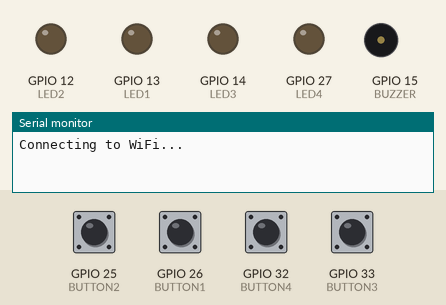
Recording of a sketch running on a simulated ESP32. Shown: output pins drawn as LEDs (lit = HIGH), buzzer (waves = sounding), the last lines printed to the serial monitor. The test bench sets the inputs (shaded band); at power-on: GPIO 25 (BUTTON2), GPIO 26 (BUTTON1), GPIO 32 (BUTTON4), GPIO 33 (BUTTON3) HIGH. WiFi joins after 1.5 s; servers stay silent unless stated; uploads are accepted with an empty reply; the local clock reads 2024-03-15 10:24:30 at power-on unless the sketch sets it.

Above: at 0.1 s.
At 2.9 s:
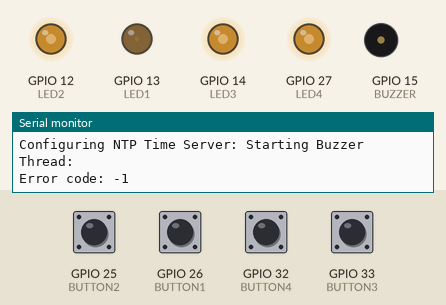
3.0 s: GPIO 25 (BUTTON2) pulled LOW for 0.15 s
At 6.05 s:
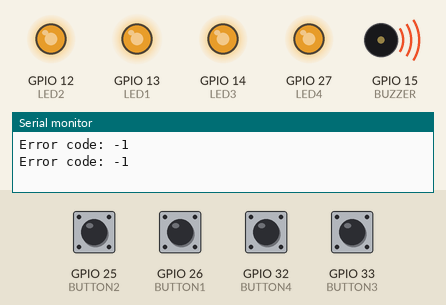
Timing chart, 0 to 6.0 s (numbered marks = the images above; inputs shaded):
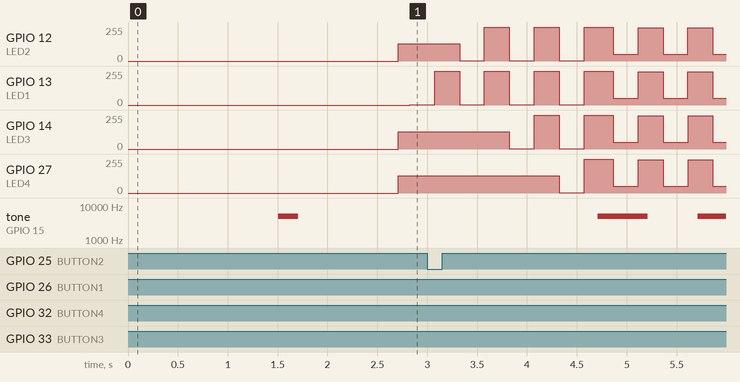

The sketch:

PillBoxCode.ino
```cpp
#include <WiFi.h>
#include <HTTPClient.h>
#include "time.h"
#include <Arduino.h>
#include <ArduinoJson.h>

#define BUTTON1 26
#define BUTTON2 25
#define BUTTON3 33
#define BUTTON4 32

#define BUZZER 15
#define BUZZER_PWM_CHANNEL 0
#define LED1_PWM_CHANNEL 1
#define LED2_PWM_CHANNEL 2
#define LED3_PWM_CHANNEL 3
#define LED4_PWM_CHANNEL 4
#define PWM_RESOLUTION 8
#define PWM_FREQUENCY 5000
#define NOTE_DURATION 500

#define VOL_MOD 0.1

#define LED1 13
#define LED2 12
#define LED3 14
#define LED4 27

bool beeping = false;
bool angry = false;

int led1PWM = 0;
int led2PWM = 0;
int led3PWM = 0;
int led4PWM = 0;

int b1State = 0;
int b2State = 0;
int b3State = 0;
int b4State = 0;
const char* bigHost = "https://vitavault-ddba4-default-rtdb.firebaseio.com/PillBoxes.json";
const char* host1 = "https://vitavault-ddba4-default-rtdb.firebaseio.com/PillBoxes/PillBox1.json";
const char* host2 = "https://vitavault-ddba4-default-rtdb.firebaseio.com/PillBoxes//PillBox2.json";
const char* host3 = "https://vitavault-ddba4-default-rtdb.firebaseio.com/PillBoxes//PillBox3.json";
const char* host4 = "https://vitavault-ddba4-default-rtdb.firebaseio.com/PillBoxes//PillBox4.json";
const char* pushcut = "https://api.pushcut.io/QsDtgUHpIVGC6Nvu4TPiw/notifications/It%E2%80%99s%20time%20to%20take%20your%20pills!";

unsigned long takeTime1 = 0;
unsigned long takeTime2 = 0;
unsigned long takeTime3 = 0;
unsigned long takeTime4 = 0;

int takeTimeInterval1 = 0;
int takeTimeInterval2 = 0;
int takeTimeInterval3 = 0;
int takeTimeInterval4 = 0;

String pillName1 = "";
String pillName2 = "";
String pillName3 = "";
String pillName4 = "";

bool textSent1 = false;
bool textSent2 = false;
bool textSent3 = false;
bool textSent4 = false;

long lastUpdate = millis();


const char* ssid = "servicenet";
const char* host = "www.google.com";

const char* ntpServer = "pool.ntp.org";
unsigned long Epoch_Time;

TaskHandle_t BuzzerTaskHandle;
long buzzerTime = millis();
bool buzzerState = false;

void setup() {
  // put your setup code here, to run once:
  Serial.begin(115200);
  pinMode(BUTTON1,INPUT_PULLUP);
  pinMode(BUTTON2,INPUT_PULLUP);
  pinMode(BUTTON3,INPUT_PULLUP);
  pinMode(BUTTON4,INPUT_PULLUP);

  // setup pwm for leds
  ledcSetup(LED1_PWM_CHANNEL, PWM_FREQUENCY, PWM_RESOLUTION);
  ledcAttachPin(LED1, LED1_PWM_CHANNEL);
  ledcSetup(LED2_PWM_CHANNEL, PWM_FREQUENCY, PWM_RESOLUTION);
  ledcAttachPin(LED2, LED2_PWM_CHANNEL);
  ledcSetup(LED3_PWM_CHANNEL, PWM_FREQUENCY, PWM_RESOLUTION);
  ledcAttachPin(LED3, LED3_PWM_CHANNEL);
  ledcSetup(LED4_PWM_CHANNEL, PWM_FREQUENCY, PWM_RESOLUTION);
  ledcAttachPin(LED4, LED4_PWM_CHANNEL);

  // buzzer pwm
  ledcSetup(BUZZER_PWM_CHANNEL, PWM_FREQUENCY, PWM_RESOLUTION);
  ledcAttachPin(BUZZER, BUZZER_PWM_CHANNEL);


  WiFi.begin(ssid);          // Begin WiFi connection

  Serial.print("Connecting to WiFi...");
  while (WiFi.status() != WL_CONNECTED) {
    delay(500);
    Serial.print(".");                 // Print dots while connecting
  }

  Serial.println("\nConnected to WiFi!");
  Serial.print("IP Address: ");
  Serial.println(WiFi.localIP());

  Serial.print("MAC Address: ");
  Serial.println(WiFi.macAddress());

  Serial.print("Configuring NTP Time Server: ");
  configTime(0, 0, ntpServer);

  Serial.println("Starting Buzzer Thread: ");
  xTaskCreatePinnedToCore(
    BuzzerTask,           // Function that implements the task
    "Buzzer Task",        // Name of the task
    1000,                 // Stack size (in words, not bytes)
    NULL,                 // Task input parameter
    1,                    // Priority of the task
    &BuzzerTaskHandle,    // Task handle
    1                     // Core to run the task on (0 or 1 for dual-core)
  );

  getTakeTimes();
}

void BuzzerTask(void * parameter) {
  // play startup tune first
  int tuneNotes = 4;
  const int tune[tuneNotes] = {
    127, 127, 50, 200
  };

  for (int i = 0; i < tuneNotes; i++) {
    ledcWrite(BUZZER_PWM_CHANNEL, tune[i] * VOL_MOD);
    vTaskDelay(200 / portTICK_PERIOD_MS);

    ledcWrite(BUZZER_PWM_CHANNEL, 0);
    vTaskDelay(100 / portTICK_PERIOD_MS);
  }

  // do startup led animation
  ledStartupAnim();

  while (true) {
    updateLeds();

    if(angry){
      continue;
    }

    if(Epoch_Time > takeTime1 ||
       Epoch_Time > takeTime2 ||
       Epoch_Time > takeTime3 ||
       Epoch_Time > takeTime4){
        if(buzzerTime + 500 < millis()){
          toggleBuzzer();
          buzzerTime = millis();
          beeping = true;
        }
    }else{
      ledcWrite(BUZZER_PWM_CHANNEL, 0);
      buzzerState = false;
      beeping = false;
    }
  }
}

void ledStartupAnim() {
  long start = millis();
  long dur = 2000;
  float startUpPeriodPercent = 0.25;
  long startUpPeriod = (int)(dur * startUpPeriodPercent);
  long led1Startup = start;
  long led2Startup = start + startUpPeriod;
  long led3Startup = start + startUpPeriod * 2;
  long led4Startup = start + startUpPeriod * 3;

  while (start + dur > millis()){

    long t = millis();

    float phase1 = (2.0 * PI * (max((long)0, t - led1Startup) % startUpPeriod)) / startUpPeriod;
    float phase2 = (2.0 * PI * (max((long)0, t - led2Startup) % startUpPeriod)) / startUpPeriod;
    float phase3 = (2.0 * PI * (max((long)0, t - led3Startup) % startUpPeriod)) / startUpPeriod;
    float phase4 = (2.0 * PI * (max((long)0, t - led4Startup) % startUpPeriod)) / startUpPeriod;

    led1PWM = 255 - constrain((int)(127 * sin(phase1) + 127), 0, 255);
    led2PWM = 255 - constrain((int)(127 * sin(phase2) + 127), 0, 255);
    led3PWM = 255 - constrain((int)(127 * sin(phase3) + 127), 0, 255);
    led4PWM = 255 - constrain((int)(127 * sin(phase4) + 127), 0, 255);

    ledcWrite(LED1_PWM_CHANNEL, led1PWM);
    ledcWrite(LED2_PWM_CHANNEL, led2PWM);
    ledcWrite(LED3_PWM_CHANNEL, led3PWM);
    ledcWrite(LED4_PWM_CHANNEL, led4PWM);
  }
}

void toggleBuzzer(){
  if(!buzzerState){
    ledcWrite(BUZZER_PWM_CHANNEL, 127 * VOL_MOD);
  }else{
    ledcWrite(BUZZER_PWM_CHANNEL, 0);
  }
  buzzerState = !buzzerState;
}

void sendTextMessage(String message){
    HTTPClient http;
    http.begin(pushcut);
    http.addHeader("Content-Type", "application/json");

    String putString = "{\"title\":\"It's time to take your pills!\", \"text\":\"" + message + "\"}";

    int httpResponseCode = http.POST(putString);
    http.end();
}

void updateLeds() {
  if(Epoch_Time > takeTime1){
    ledcWrite(LED1_PWM_CHANNEL, led1PWM);
  }else{
    ledcWrite(LED1_PWM_CHANNEL, 0);
  }
  if(Epoch_Time > takeTime2){
    ledcWrite(LED2_PWM_CHANNEL, led2PWM);
  }else{
    ledcWrite(LED2_PWM_CHANNEL, 0);
  }
  if(Epoch_Time > takeTime3){
    ledcWrite(LED3_PWM_CHANNEL, led3PWM);
  }else{
    ledcWrite(LED3_PWM_CHANNEL, 0);
  }

  if(Epoch_Time > takeTime4){
    ledcWrite(LED4_PWM_CHANNEL, led4PWM);
  }else{
    ledcWrite(LED4_PWM_CHANNEL, 0);
  }

  unsigned long breathePeriod = 500;
  float phase1 = (2.0 * PI * ((millis() - takeTime1) % breathePeriod)) / breathePeriod;
  float phase2 = (2.0 * PI * ((millis() - takeTime2) % breathePeriod)) / breathePeriod;
  float phase3 = (2.0 * PI * ((millis() - takeTime3) % breathePeriod)) / breathePeriod;
  float phase4 = (2.0 * PI * ((millis() - takeTime4) % breathePeriod)) / breathePeriod;

  led1PWM = constrain((int)(100 * sin(phase1) + 150), 0, 255);
  led2PWM = constrain((int)(100 * sin(phase2) + 150), 0, 255);
  led3PWM = constrain((int)(100 * sin(phase3) + 150), 0, 255);
  led4PWM = constrain((int)(100 * sin(phase4) + 150), 0, 255);
}

void getTakeTimes(){
  HTTPClient http;
  http.begin(bigHost);
  // Send HTTP GET request
  int httpResponseCode = http.GET();

  if (httpResponseCode>0) {
    // takeTime1 = parseInt(http.getString());
    String payload = http.getString();
    StaticJsonBuffer<1000> JSONBuffer;
    JsonObject& parsed = JSONBuffer.parseObject(payload);
    if (!parsed.success()) { //Check for errors in parsing
      Serial.println("Parsing failed");
      return;
    }

    takeTime1 = parsed["PillBox1"]["takeTime"];
    takeTime2 = parsed["PillBox2"]["takeTime"];
    takeTime3 = parsed["PillBox3"]["takeTime"];
    takeTime4 = parsed["PillBox4"]["takeTime"];

    takeTimeInterval1 = parsed["PillBox1"]["takeTimeInterval"];
    takeTimeInterval2 = parsed["PillBox2"]["takeTimeInterval"];
    takeTimeInterval3 = parsed["PillBox3"]["takeTimeInterval"];
    takeTimeInterval4 = parsed["PillBox4"]["takeTimeInterval"];

    pillName1 = parsed["PillBox1"]["name"].as<String>();;
    pillName2 = parsed["PillBox2"]["name"].as<String>();;
    pillName3 = parsed["PillBox3"]["name"].as<String>();;
    pillName4 = parsed["PillBox4"]["name"].as<String>();;
  }
  else {
    Serial.print("Error code: ");
    Serial.println(httpResponseCode);
  }
  // Free resources
  http.end();
}

void updateFirebase(const char* host, int interval){
  HTTPClient http;

  http.begin(host);
  http.addHeader("Content-Type", "application/json");

  Epoch_Time = Get_Epoch_Time();

  String putString = "{\"time\":" + String(Epoch_Time) + ", \"takeTime\":" + String(Epoch_Time+interval)+"}";

  int httpResponseCode = http.PATCH(putString);
  http.end();
}

// Get_Epoch_Time() Function that gets current epoch time
unsigned long Get_Epoch_Time() {
  time_t now;
  struct tm timeinfo;
  if (!getLocalTime(&timeinfo)) {
    //Serial.println("Failed to obtain time");
    return(0);
  }
  time(&now);
  return now;
}

void loop() {
  // polling logic
  if(lastUpdate + 3000 < millis()){
    lastUpdate = millis();
    getTakeTimes();
    Epoch_Time = Get_Epoch_Time();
  }

  int b1NewState = digitalRead(BUTTON1);
  int b2NewState = digitalRead(BUTTON2);
  int b3NewState = digitalRead(BUTTON3);
  int b4NewState = digitalRead(BUTTON4);

  // check if opened too early
  angry = ((b1NewState == 1 && Epoch_Time < takeTime1) ||
          (b2NewState == 1 && Epoch_Time < takeTime2) ||
          (b3NewState == 1 && Epoch_Time < takeTime3) ||
          (b4NewState == 1 && Epoch_Time < takeTime4));
  if(angry){
    ledcWrite(BUZZER_PWM_CHANNEL, 255 * VOL_MOD);
  }else if(!beeping){
    ledcWrite(BUZZER_PWM_CHANNEL, 0);
  }

  if(b1State == 1 && b1NewState == 0){
    takeTime1 = Epoch_Time + takeTimeInterval1;
    // digitalWrite(LED1, LOW);
    updateFirebase(host1, takeTimeInterval1);
  }
  if(b2State == 1 && b2NewState == 0){
    takeTime2 = Epoch_Time + takeTimeInterval2;
    // digitalWrite(LED2, LOW);
    updateFirebase(host2, takeTimeInterval2);
  }
  if(b3State == 1 && b3NewState == 0){
    takeTime3 = Epoch_Time + takeTimeInterval3;
    // digitalWrite(LED3, LOW);
    updateFirebase(host3, takeTimeInterval3);
  }
  if(b4State == 1 && b4NewState == 0){
    takeTime4 = Epoch_Time + takeTimeInterval4;
    // digitalWrite(LED4, LOW);
    updateFirebase(host4, takeTimeInterval4);
  }

  b1State = b1NewState;
  b2State = b2NewState;
  b3State = b3NewState;
  b4State = b4NewState;


  // text message stuff
  if(Epoch_Time > takeTime1){
    if(!textSent1){
      String message = "You need to take " + pillName1 + ". It's in compartment #1!";
      sendTextMessage(message);
      textSent1 = true;
    }
  }else{
    textSent1 = false;
  }
  if(Epoch_Time > takeTime2){
    if(!textSent2){
      String message = "You need to take " + pillName2 + ". It's in compartment #2!";
      sendTextMessage(message);
      textSent2 = true;
    }
  }else{
    textSent2 = false;
  }

  if(Epoch_Time > takeTime3){
    if(!textSent3){
      String message = "You need to take " + pillName3 + ". It's in compartment #3!";
      sendTextMessage(message);
      textSent3 = true;
    }
  }else{
    textSent3 = false;
  }

  if(Epoch_Time > takeTime4){
    if(!textSent4){
      String message = "You need to take " + pillName4 + ". It's in compartment #4!";
      sendTextMessage(message);
      textSent4 = true;
    }
  }else{
    textSent4 = false;
  }
}
```
